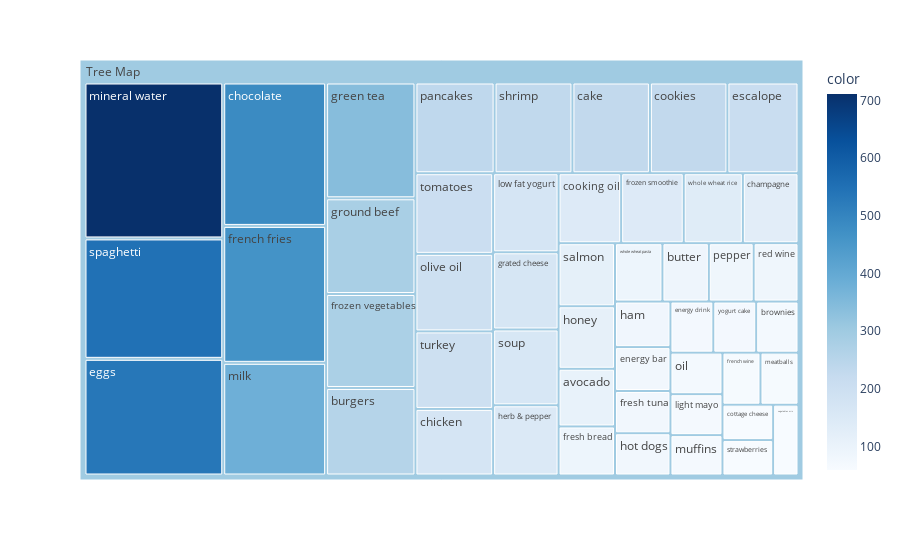

Notebook source saved alongside this figure:
### Markdown cell above
## Visualizing the frequently occurring items

### Code cell
df_table["all"] = "Tree Map"

fig = px.treemap(
    df_table.head(50), path=["all", "items"], values="transactions",
    color=df_table["transactions"].head(50), hover_data=["items"],
    color_continuous_scale="Blues",
)

fig.show()

### Figure 1 — Plotly figure (JSON) as saved in the notebook; plotly's stock layout.template omitted (floating-point values rounded to 4 significant figures)
{"data": [{"branchvalues": "total", "customdata": [["avocado", 107], ["brownies", 71], ["burgers", 257], ["butter", 89], ["cake", 231], ["champagne", 128], ["chicken", 170], ["chocolate", 485], ["cookies", 231], ["cooking oil", 144], ["cottage cheese", 59], ["eggs", 532], ["energy bar", 80], ["energy drink", 72], ["escalope", 212], ["french fries", 463], ["french wine", 65], ["fresh bread", 91], ["fresh tuna", 77], ["frozen smoothie", 144], ["frozen vegetables", 276], ["grated cheese", 166], ["green tea", 340], ["ground beef", 281], ["ham", 83], ["herb & pepper", 151], ["honey", 116], ["hot dogs", 77], ["light mayo", 70], ["low fat yogurt", 170], ["meatballs", 65], ["milk", 381], ["mineral water", 711], ["muffins", 69], ["oil", 71], ["olive oil", 198], ["pancakes", 236], ["pepper", 86], ["red wine", 86], ["salmon", 117], ["shrimp", 232], ["soup", 163], ["spaghetti", 549], ["strawberries", 59], ["tomatoes", 206], ["turkey", 198], ["vegetables mix", 59], ["whole wheat pasta", 91], ["whole wheat rice", 136], ["yogurt cake", 72], ["(?)", 300.0]], "domain": {"x": [0, 1], "y": [0, 1]}, "hovertemplate": "labels=%{label}<br>transactions=%{value}<br>parent=%{parent}<br>id=%{id}<br>items=%{customdata[0]}<br>color=%{color}<extra></extra>", "ids": ["Tree Map/avocado", "Tree Map/brownies", "Tree Map/burgers", "Tree Map/butter", "Tree Map/cake", "Tree Map/champagne", "Tree Map/chicken", "Tree Map/chocolate", "Tree Map/cookies", "Tree Map/cooking oil", "Tree Map/cottage cheese", "Tree Map/eggs", "Tree Map/energy bar", "Tree Map/energy drink", "Tree Map/escalope", "Tree Map/french fries", "Tree Map/french wine", "Tree Map/fresh bread", "Tree Map/fresh tuna", "Tree Map/frozen smoothie", "Tree Map/frozen vegetables", "Tree Map/grated cheese", "Tree Map/green tea", "Tree Map/ground beef", "Tree Map/ham", "Tree Map/herb & pepper", "Tree Map/honey", "Tree Map/hot dogs", "Tree Map/light mayo", "Tree Map/low fat yogurt", "Tree Map/meatballs", "Tree Map/milk", "Tree Map/mineral water", "Tree Map/muffins", "Tree Map/oil", "Tree Map/olive oil", "Tree Map/pancakes", "Tree Map/pepper", "Tree Map/red wine", "Tree Map/salmon", "Tree Map/shrimp", "Tree Map/soup", "Tree Map/spaghetti", "Tree Map/strawberries", "Tree Map/tomatoes", "Tree Map/turkey", "Tree Map/vegetables mix", "Tree Map/whole wheat pasta", "Tree Map/whole wheat rice", "Tree Map/yogurt cake", "Tree Map"], "labels": ["avocado", "brownies", "burgers", "butter", "cake", "champagne", "chicken", "chocolate", "cookies", "cooking oil", "cottage cheese", "eggs", "energy bar", "energy drink", "escalope", "french fries", "french wine", "fresh bread", "fresh tuna", "frozen smoothie", "frozen vegetables", "grated cheese", "green tea", "ground beef", "ham", "herb & pepper", "honey", "hot dogs", "light mayo", "low fat yogurt", "meatballs", "milk", "mineral water", "muffins", "oil", "olive oil", "pancakes", "pepper", "red wine", "salmon", "shrimp", "soup", "spaghetti", "strawberries", "tomatoes", "turkey", "vegetables mix", "whole wheat pasta", "whole wheat rice", "yogurt cake", "Tree Map"], "marker": {"coloraxis": "coloraxis", "colors": [107, 71, 257, 89, 231, 128, 170, 485, 231, 144, 59, 532, 80, 72, 212, 463, 65, 91, 77, 144, 276, 166, 340, 281, 83, 151, 116, 77, 70, 170, 65, 381, 711, 69, 71, 198, 236, 86, 86, 117, 232, 163, 549, 59, 206, 198, 59, 91, 136, 72, 300.0]}, "name": "", "parents": ["Tree Map", "Tree Map", "Tree Map", "Tree Map", "Tree Map", "Tree Map", "Tree Map", "Tree Map", "Tree Map", "Tree Map", "Tree Map", "Tree Map", "Tree Map", "Tree Map", "Tree Map", "Tree Map", "Tree Map", "Tree Map", "Tree Map", "Tree Map", "Tree Map", "Tree Map", "Tree Map", "Tree Map", "Tree Map", "Tree Map", "Tree Map", "Tree Map", "Tree Map", "Tree Map", "Tree Map", "Tree Map", "Tree Map", "Tree Map", "Tree Map", "Tree Map", "Tree Map", "Tree Map", "Tree Map", "Tree Map", "Tree Map", "Tree Map", "Tree Map", "Tree Map", "Tree Map", "Tree Map", "Tree Map", "Tree Map", "Tree Map", "Tree Map", ""], "type": "treemap", "values": [107, 71, 257, 89, 231, 128, 170, 485, 231, 144, 59, 532, 80, 72, 212, 463, 65, 91, 77, 144, 276, 166, 340, 281, 83, 151, 116, 77, 70, 170, 65, 381, 711, 69, 71, 198, 236, 86, 86, 117, 232, 163, 549, 59, 206, 198, 59, 91, 136, 72, 9223]}], "layout": {"coloraxis": {"colorbar": {"title": {"text": "color"}}, "colorscale": [[0, "rgb(247,251,255)"], [0.125, "rgb(222,235,247)"], [0.25, "rgb(198,219,239)"], [0.375, "rgb(158,202,225)"], [0.5, "rgb(107,174,214)"], [0.625, "rgb(66,146,198)"], [0.75, "rgb(33,113,181)"], [0.875, "rgb(8,81,156)"], [1, "rgb(8,48,107)"]]}, "legend": {"tracegroupgap": 0}, "margin": {"t": 60}}}
